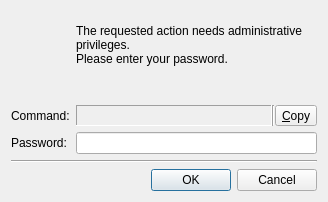
<?xml version="1.0" encoding="UTF-8"?>
<ui version="4.0">
 <class>PasswordDialog</class>
 <widget class="QDialog" name="PasswordDialog">
  <property name="geometry">
   <rect>
    <x>0</x>
    <y>0</y>
    <width>328</width>
    <height>202</height>
   </rect>
  </property>
  <property name="windowTitle">
   <string notr="true">OctoXBPS sudo</string>
  </property>
  <layout class="QVBoxLayout" name="verticalLayout">
   <item>
    <layout class="QGridLayout" name="gridLayout">
     <item row="2" column="1">
      <layout class="QHBoxLayout" name="commandLayout">
       <property name="spacing">
        <number>0</number>
       </property>
       <item>
        <widget class="QLabel" name="commandL">
         <property name="minimumSize">
          <size>
           <width>1</width>
           <height>0</height>
          </size>
         </property>
         <property name="frameShape">
          <enum>QFrame::Panel</enum>
         </property>
         <property name="frameShadow">
          <enum>QFrame::Sunken</enum>
         </property>
        </widget>
       </item>
       <item>
        <widget class="Line" name="line_2">
         <property name="orientation">
          <enum>Qt::Vertical</enum>
         </property>
        </widget>
       </item>
       <item>
        <widget class="QToolButton" name="commandCopyBtn">
         <property name="toolTip">
          <string>Copy command to clipboard</string>
         </property>
         <property name="text">
          <string>&amp;Copy</string>
         </property>
         <property name="icon">
          <iconset theme="edit-copy">
           <normaloff>.</normaloff>.</iconset>
         </property>
         <property name="toolButtonStyle">
          <enum>Qt::ToolButtonIconOnly</enum>
         </property>
        </widget>
       </item>
      </layout>
     </item>
     <item row="1" column="1">
      <widget class="QLabel" name="errorL">
       <property name="sizePolicy">
        <sizepolicy hsizetype="Preferred" vsizetype="Fixed">
         <horstretch>0</horstretch>
         <verstretch>0</verstretch>
        </sizepolicy>
       </property>
      </widget>
     </item>
     <item row="0" column="1" alignment="Qt::AlignVCenter">
      <widget class="QLabel" name="descriptionL">
       <property name="sizePolicy">
        <sizepolicy hsizetype="MinimumExpanding" vsizetype="MinimumExpanding">
         <horstretch>0</horstretch>
         <verstretch>1</verstretch>
        </sizepolicy>
       </property>
       <property name="minimumSize">
        <size>
         <width>230</width>
         <height>0</height>
        </size>
       </property>
       <property name="text">
        <string>The requested action needs administrative privileges.&lt;br&gt;Please enter your password.</string>
       </property>
       <property name="wordWrap">
        <bool>true</bool>
       </property>
      </widget>
     </item>
     <item row="0" column="0">
      <widget class="QLabel" name="iconL">
       <property name="alignment">
        <set>Qt::AlignCenter</set>
       </property>
      </widget>
     </item>
     <item row="1" column="0">
      <widget class="QLabel" name="backendL">
       <property name="sizePolicy">
        <sizepolicy hsizetype="Preferred" vsizetype="Fixed">
         <horstretch>0</horstretch>
         <verstretch>0</verstretch>
        </sizepolicy>
       </property>
       <property name="toolTip">
        <string>LXQt sudo backend</string>
       </property>
       <property name="whatsThis">
        <string>A program LXQt sudo calls in background to elevate privileges.</string>
       </property>
       <property name="alignment">
        <set>Qt::AlignCenter</set>
       </property>
      </widget>
     </item>
     <item row="2" column="0">
      <widget class="QLabel" name="descCommandL">
       <property name="text">
        <string>Command:</string>
       </property>
      </widget>
     </item>
     <item row="3" column="0" rowspan="2">
      <widget class="QLabel" name="descPasswordL">
       <property name="text">
        <string>Password:</string>
       </property>
      </widget>
     </item>
     <item row="3" column="1" rowspan="2">
      <widget class="QLineEdit" name="passwordLE">
       <property name="toolTip">
        <string>Enter password</string>
       </property>
       <property name="echoMode">
        <enum>QLineEdit::Password</enum>
       </property>
      </widget>
     </item>
    </layout>
   </item>
   <item>
    <widget class="Line" name="line">
     <property name="orientation">
      <enum>Qt::Horizontal</enum>
     </property>
    </widget>
   </item>
   <item>
    <widget class="QDialogButtonBox" name="buttonBox">
     <property name="focusPolicy">
      <enum>Qt::TabFocus</enum>
     </property>
     <property name="orientation">
      <enum>Qt::Horizontal</enum>
     </property>
     <property name="standardButtons">
      <set>QDialogButtonBox::Cancel|QDialogButtonBox::Ok</set>
     </property>
    </widget>
   </item>
  </layout>
 </widget>
 <tabstops>
  <tabstop>passwordLE</tabstop>
  <tabstop>buttonBox</tabstop>
  <tabstop>commandCopyBtn</tabstop>
 </tabstops>
 <resources/>
 <connections>
  <connection>
   <sender>buttonBox</sender>
   <signal>accepted()</signal>
   <receiver>PasswordDialog</receiver>
   <slot>accept()</slot>
   <hints>
    <hint type="sourcelabel">
     <x>248</x>
     <y>254</y>
    </hint>
    <hint type="destinationlabel">
     <x>157</x>
     <y>274</y>
    </hint>
   </hints>
  </connection>
  <connection>
   <sender>buttonBox</sender>
   <signal>rejected()</signal>
   <receiver>PasswordDialog</receiver>
   <slot>reject()</slot>
   <hints>
    <hint type="sourcelabel">
     <x>316</x>
     <y>260</y>
    </hint>
    <hint type="destinationlabel">
     <x>286</x>
     <y>274</y>
    </hint>
   </hints>
  </connection>
 </connections>
</ui>
